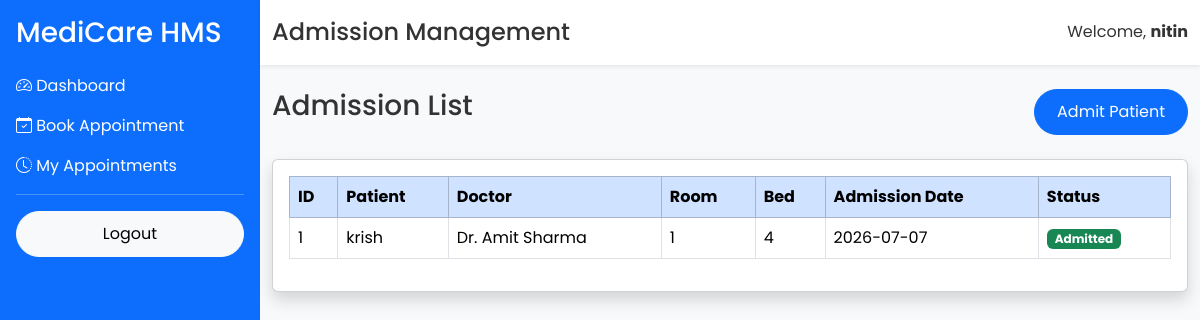
The page /admin/admissions (signed in) on the database its author committed.
### app/models/user.py (models this page shows, shortened)
class User(UserMixin, db.Model):
    __tablename__ = "users"
    id = db.Column(db.Integer, primary_key=True)
    full_name = db.Column(db.String(100), nullable=False)
    email = db.Column(db.String(120), unique=True, nullable=False)
    phone = db.Column(db.String(15), unique=True, nullable=True)
    password = db.Column(db.String(255), nullable=False)
    role = db.Column(db.String(20), default="patient")
    is_active = db.Column(db.Boolean, default=True)
    created_at = db.Column(db.DateTime, server_default=db.func.now())

### app/models/admission.py (models this page shows)
class Admission(db.Model):
    __tablename__ = "admissions"
    id = db.Column(db.Integer, primary_key=True)
    patient_id = db.Column(
        db.Integer,
        db.ForeignKey("users.id"),
        nullable=False
    )
    doctor_id = db.Column(
        db.Integer,
        db.ForeignKey("doctors.id"),
        nullable=False
    )
    room_id = db.Column(
        db.Integer,
        db.ForeignKey("rooms.id"),
        nullable=False
    )
    bed_id = db.Column(
        db.Integer,
        db.ForeignKey("beds.id"),
        nullable=False
    )
    admission_date = db.Column(db.Date)
    discharge_date = db.Column(db.Date)
    status = db.Column(
        db.String(20),
        default="Admitted"
    )
    created_at = db.Column(
        db.DateTime,
        server_default=db.func.now()
    )
    patient = db.relationship("User")
    doctor = db.relationship("Doctor")
    room = db.relationship("Room")
    bed = db.relationship("Bed")

### app/models/doctor.py (models this page shows, shortened)
class Doctor(db.Model):
    __tablename__ = "doctors"
    id = db.Column(db.Integer, primary_key=True)
    full_name = db.Column(db.String(100), nullable=False)
    specialization = db.Column(db.String(100), nullable=False)
    email = db.Column(db.String(120), unique=True)
    phone = db.Column(db.String(15))
    qualification = db.Column(db.String(100))
    experience = db.Column(db.Integer)
    consultation_fee = db.Column(db.Float)
    created_at = db.Column(
        db.DateTime,
        server_default=db.func.now()
    )

### app/models/room.py (models this page shows)
class Room(db.Model):
    __tablename__ = "rooms"
    id = db.Column(db.Integer, primary_key=True)
    room_number = db.Column(db.String(20), unique=True, nullable=False)
    room_type = db.Column(db.String(50), nullable=False)
    floor = db.Column(db.String(20))
    charges = db.Column(db.Float, nullable=False)
    status = db.Column(
        db.String(20),
        default="Available"
    )
    created_at = db.Column(
        db.DateTime,
        server_default=db.func.now()
    )

### app/models/bed.py (models this page shows)
class Bed(db.Model):
    __tablename__ = "beds"
    id = db.Column(db.Integer, primary_key=True)
    bed_number = db.Column(db.String(20), unique=True, nullable=False)
    room_id = db.Column(
        db.Integer,
        db.ForeignKey("rooms.id"),
        nullable=False
    )
    status = db.Column(
        db.String(20),
        default="Available"
    )
    created_at = db.Column(
        db.DateTime,
        server_default=db.func.now()
    )
    room = db.relationship("Room", backref="beds")

### app/routes/admission.py (the view)
@admission.route("/admin/admissions")
@login_required
def admission_list():
    admissions = Admission.query.all()
    return render_template(
        "admission/dashboard.html",
        admissions=admissions
    )

### app/templates/admission/dashboard.html (shortened to what this page needs)
{% extends "layout/dashboard_base.html" %}
{% block page_title %}Admission Management{% endblock %}
{% block content %}
<div class="d-flex justify-content-between mb-4">
<h3>Admission List</h3>
<a href="{{ url_for('admission.add_admission') }}"
class="btn btn-primary">
Admit Patient
</a>
</div>
<div class="card shadow">
<div class="card-body">
<table class="table table-bordered table-hover">
<thead class="table-primary">
<tr>
<th>ID</th>
<th>Patient</th>
<th>Doctor</th>
<th>Room</th>
<th>Bed</th>
<th>Admission Date</th>
<th>Status</th>
</tr>
</thead>
<tbody>
{% for admission in admissions %}
<tr>
<td>{{ admission.id }}</td>
<td>{{ admission.patient.full_name }}</td>
<td>{{ admission.doctor.full_name }}</td>
<td>{{ admission.room.room_number }}</td>
<td>{{ admission.bed.bed_number }}</td>
<td>{{ admission.admission_date }}</td>
<td>
<span class="badge bg-success">
{{ admission.status }}
</span>
</td>
</tr>
{% else %}
<tr>
<td colspan="7" class="text-center">
No Admissions Found
</td>
</tr>
{% endfor %}
</tbody>
</table>
</div>
</div>
{% endblock %}

### app/templates/layout/dashboard_base.html (shortened to what this page needs)
<!DOCTYPE html>
<html lang="en">
<head>
<link href="https://cdn.jsdelivr.net/npm/bootstrap@5.3.3/dist/css/bootstrap.min.css" rel="stylesheet">
<link href="https://cdn.jsdelivr.net/npm/bootstrap-icons@1.11.3/font/bootstrap-icons.min.css" rel="stylesheet">
<link rel="stylesheet"
href="{{ url_for('static', filename='css/style.css') }}">
</head>
<body class="bg-light">
<div class="d-flex">
    <div class="bg-primary text-white p-3 vh-100" style="width:260px;">
        <h3 class="mb-4">
            MediCare HMS
        </h3>
       {% if current_user.role == "admin" %}
<a href="{{ url_for('admin.admin_dashboard') }}" class="d-block text-white text-decoration-none mb-3">
    <i class="bi bi-speedometer2"></i> Dashboard
</a>
<a href="{{ url_for('doctor.doctor_list') }}" class="d-block text-white text-decoration-none mb-3">
    <i class="bi bi-person-vcard"></i> Doctors
</a>
<a href="/admin/departments" class="d-block text-white text-decoration-none mb-3">
    <i class="bi bi-building"></i> Departments
</a>
<a href="/admin/appointments" class="d-block text-white text-decoration-none mb-3">
    <i class="bi bi-calendar-check"></i> Appointments
</a>
<a href="/admin/patients" class="d-block text-white text-decoration-none mb-3">
    <i class="bi bi-people"></i> Patients
</a>
<a href="/admin/billing" class="d-block text-white text-decoration-none mb-3">
    <i class="bi bi-receipt"></i> Billing
</a>
<a href="/admin/rooms" class="d-block text-white text-decoration-none mb-3">
    <i class="bi bi-door-open"></i> Rooms
</a>
<a href="/admin/beds" class="d-block text-white text-decoration-none mb-3">
    <i class="bi bi-grid-3x3-gap"></i> Beds
</a>
<a href="/admin/operation-theatres" class="d-block text-white text-decoration-none mb-3">
    <i class="bi bi-hospital"></i> Operation Theatre
</a>
<a href="/admin/reports" class="d-block text-white text-decoration-none mb-3">
    <i class="bi bi-bar-chart"></i> Reports
</a>
<a href="/admin/admissions" class="d-block text-white text-decoration-none mb-3">
    <i class="bi bi-hospital-fill"></i> Admissions
</a>
{% elif current_user.role == "patient" %}
<a href="/patient/dashboard" class="d-block text-white text-decoration-none mb-3">
    <i class="bi bi-speedometer2"></i> Dashboard
</a>
<a href="/appointments/book" class="d-block text-white text-decoration-none mb-3">
    <i class="bi bi-calendar-check"></i> Book Appointment
</a>
<a href="/appointments/my" class="d-block text-white text-decoration-none mb-3">
    <i class="bi bi-clock-history"></i> My Appointments
</a>
{% endif %}
        <hr>
        <a href="/logout" class="btn btn-light w-100">
            Logout
        </a>
    </div>
    <div class="flex-grow-1">
        <nav class="navbar navbar-light bg-white shadow-sm">
            <div class="container-fluid">
                <h4 class="mb-0">
                    {% block page_title %}{% endblock %}
                </h4>
                <span>
                    Welcome,
                    <strong>{{ current_user.full_name }}</strong>
                </span>
            </div>
        </nav>
        <div class="container-fluid mt-4">
            {% block content %}
            {% endblock %}
        </div>
    </div>
</div>
</body>
</html>

### app/static/css/style.css (style rules this page uses)
* { margin:0; padding:0; box-sizing:border-box; font-family:'Poppins',sans-serif; }
body { background:#f5f8fc; color:#333; }
.navbar { transition:.4s; padding:18px 0; }
.btn { border-radius:50px; padding:10px 22px; }

### rows shown on the page
User: full_name "nitin"
Admission: id "1", patient.full_name "krish", doctor.full_name "Dr. Amit Sharma", room.room_number "1", bed.bed_number "4", admission_date "2026-07-07", status "Admitted"
